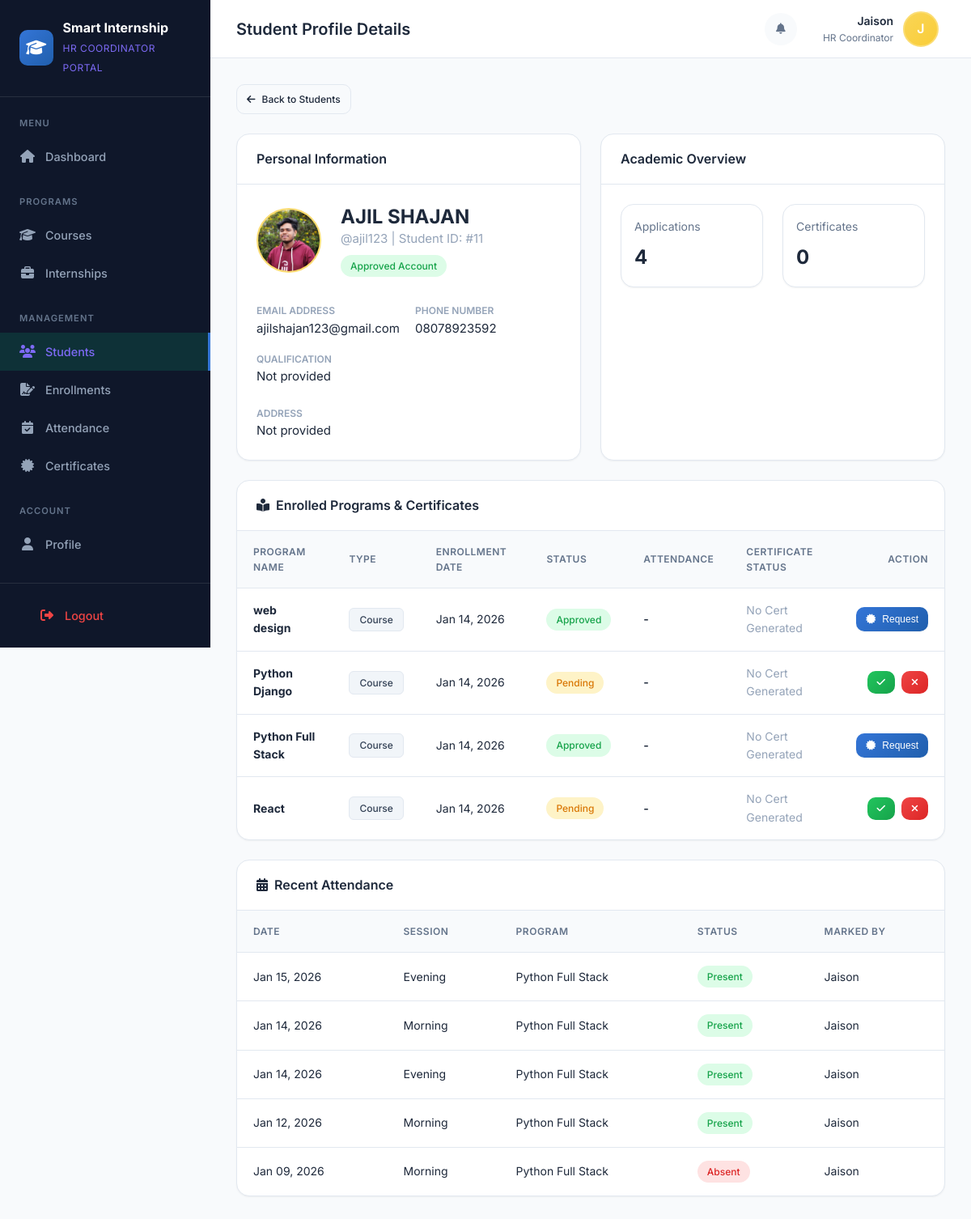
The app's page /coordinator/students/11/ (signed in), older data.
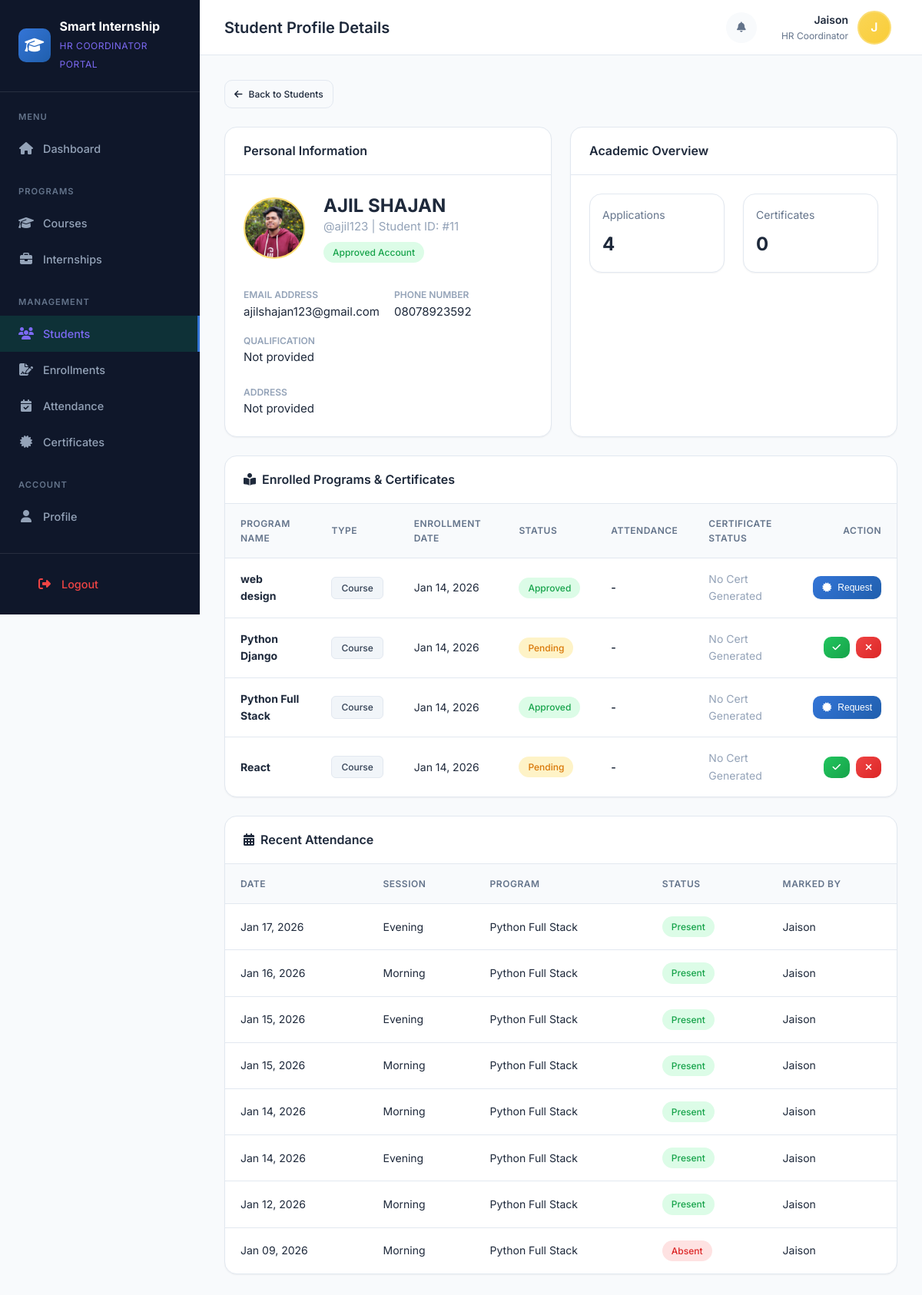
The same page, newer data.
### applications/models.py (models this page shows, shortened)
class Application(models.Model):
    STATUS_CHOICES = [
        ('PENDING', 'Pending'),
        ('APPROVED', 'Approved'),
        ('REJECTED', 'Rejected'),
        ('WITHDRAWN', 'Withdrawn'),
    ]
    student = models.ForeignKey(
        settings.AUTH_USER_MODEL,
        on_delete=models.CASCADE,
        limit_choices_to={'role': 'STUDENT'},
        related_name='applications'
    )
    course = models.ForeignKey(Course, null=True, blank=True, on_delete=models.CASCADE)
    internship = models.ForeignKey(Internship, null=True, blank=True, on_delete=models.CASCADE)
    status = models.CharField(max_length=20, choices=STATUS_CHOICES, default='PENDING')
    applied_at = models.DateTimeField(auto_now_add=True)
    reviewed_at = models.DateTimeField(blank=True, null=True)
    reviewed_by = models.ForeignKey(
        settings.AUTH_USER_MODEL,
        on_delete=models.SET_NULL,
        null=True,
        blank=True,
        related_name='reviewed_applications'
    )
    notes = models.TextField(blank=True, null=True, help_text="Notes from reviewer")
    student_remarks = models.TextField(blank=True, null=True, help_text="Remarks from student")
    class Meta:
        verbose_name = 'Application'
        verbose_name_plural = 'Applications'
        ordering = ['-applied_at']
    @property
    def program_name(self):
        if self.course:
            return self.course.name
        elif self.internship:
            return self.internship.title
        return 'N/A'
    @property
    def program_type(self):
        if self.course:
            return 'Course'
        elif self.internship:
            return 'Internship'
        return 'N/A'

### courses/models.py (models this page shows, shortened)
class Course(models.Model):
    name = models.CharField(max_length=200)
    description = models.TextField(blank=True, null=True)
    institution = models.ForeignKey(Institution, on_delete=models.CASCADE)
    coordinator = models.ForeignKey(
        settings.AUTH_USER_MODEL,
        on_delete=models.SET_NULL,
        null=True,
        blank=True,
        limit_choices_to={'role': 'COORDINATOR'},
        related_name='coordinated_courses'
    )
    CATEGORY_CHOICES = (
        ('WEB', 'Web Development'),
        ('PYTHON', 'Python Programming'),
        ('DATA', 'Data Science'),
        ('AI', 'Artificial Intelligence'),
        ('APP', 'App Development'),
        ('CYBER', 'Cyber Security'),
        ('DESIGN', 'UI/UX Design'),
        ('OTHER', 'Other'),
    )
    category = models.CharField(max_length=20, choices=CATEGORY_CHOICES, default='OTHER')
    duration_days = models.IntegerField(default=30, help_text="Duration in days")
    max_students = models.IntegerField(default=50)
    start_date = models.DateField(blank=True, null=True)
    end_date = models.DateField(blank=True, null=True)
    eligibility = models.TextField(blank=True, null=True, help_text="Eligibility criteria")
    is_active = models.BooleanField(default=True)
    created_at = models.DateTimeField(auto_now_add=True)
    updated_at = models.DateTimeField(auto_now=True)
    class Meta:
        verbose_name = 'Course'
        verbose_name_plural = 'Courses'
        ordering = ['-created_at']

### attendance/models.py (models this page shows, shortened)
class Attendance(models.Model):
    STATUS_CHOICES = [
        ('PRESENT', 'Present'),
        ('ABSENT', 'Absent'),
        ('LATE', 'Late'),
        ('EXCUSED', 'Excused'),
    ]
    SESSION_CHOICES = [
        ('MORNING', 'Morning'),
        ('EVENING', 'Evening'),
    ]
    application = models.ForeignKey(
        Application,
        on_delete=models.CASCADE,
        related_name='attendance_records'
    )
    date = models.DateField()
    session = models.CharField(
        max_length=10,
        choices=SESSION_CHOICES,
        default='MORNING',
        help_text='Session: MORNING or EVENING'
    )
    status = models.CharField(max_length=20, choices=STATUS_CHOICES, default='PRESENT')
    marked_by = models.ForeignKey(
        settings.AUTH_USER_MODEL,
        on_delete=models.SET_NULL,
        null=True,
        blank=True,
        related_name='marked_attendance'
    )
    marked_at = models.DateTimeField(auto_now_add=True)
    remarks = models.TextField(blank=True, null=True)
    check_in_time = models.TimeField(blank=True, null=True)
    check_out_time = models.TimeField(blank=True, null=True)
    created_at = models.DateTimeField(auto_now_add=True)
    updated_at = models.DateTimeField(auto_now=True)
    class Meta:
        verbose_name = 'Attendance'
        verbose_name_plural = 'Attendance Records'
        ordering = ['-date', '-session']
        unique_together = ['application', 'date', 'session']

### accounts/models.py (models this page shows, shortened)
class User(AbstractUser):
    ROLE_CHOICES = (
        ('ADMIN', 'Admin'),
        ('COORDINATOR', 'HR Coordinator'),
        ('STUDENT', 'Student'),
    )
    APPROVAL_STATUS_CHOICES = (
        ('PENDING', 'Pending Approval'),
        ('APPROVED', 'Approved'),
        ('REJECTED', 'Rejected'),
    )
    role = models.CharField(max_length=20, choices=ROLE_CHOICES, default='STUDENT')
    phone = models.CharField(max_length=15, blank=True, null=True)
    address = models.TextField(blank=True, null=True)
    profile_picture = models.ImageField(upload_to='profiles/', blank=True, null=True)
    institution = models.ForeignKey(
        'institutions.Institution',
        on_delete=models.SET_NULL,
        null=True,
        blank=True,
        related_name='users'
    )
    qualification = models.CharField(max_length=255, blank=True, null=True, help_text="Student's highest qualification")
    is_active = models.BooleanField(default=True)
    approval_status = models.CharField(
        max_length=20,
        choices=APPROVAL_STATUS_CHOICES,
        default='APPROVED',  # Default to APPROVED for admin/coordinator, will be PENDING for students
        help_text='Approval status for student registrations'
    )
    approved_by = models.ForeignKey(
        'self',
        on_delete=models.SET_NULL,
        null=True,
        blank=True,
        related_name='approved_students',
        help_text='Coordinator or Admin who approved/rejected this user'
    )
    approval_date = models.DateTimeField(null=True, blank=True)
    rejection_reason = models.TextField(blank=True, null=True, help_text='Reason for rejection if rejected')
    created_at = models.DateTimeField(auto_now_add=True)
    updated_at = models.DateTimeField(auto_now=True)
    class Meta:
        verbose_name = 'User'
        verbose_name_plural = 'Users'

### accounts/coordinator_views.py (the view)
# urls.py: path('students/<int:student_id>/', coordinator_views.student_detail, name='student_detail'),
@coordinator_required
def student_detail(request, student_id):
    coordinator = request.user
    student = get_object_or_404(User, id=student_id, role='STUDENT')
    has_access = Application.objects.filter(
        Q(student=student),
        Q(course__coordinator=coordinator) | Q(internship__coordinator=coordinator)
    ).exists()
    if not has_access:
        messages.error(request, 'You do not have permission to view this student.')
        return redirect('coordinator:students')
    applications = Application.objects.filter(student=student).select_related('course', 'internship')
    attendance = Attendance.objects.filter(application__student=student).order_by('-date')[:10]
    certificates = Certificate.objects.filter(application__student=student)
    context = {
        'student': student,
        'applications': applications,
        'attendance': attendance,
        'certificates': certificates,
    }
    return render(request, 'coordinator/student_detail.html', context)

### templates/coordinator/student_detail.html (shortened to what the changed rows need)
{% extends 'coordinator/base.html' %}
{% block page_title %}Student Profile Details{% endblock %}
{% block content %}
<div class="grid-2">
    <div class="card">
        <div class="card-body">
            <div style="display: flex; align-items: center; gap: var(--space-6); margin-bottom: var(--space-8);">
                <div>
                    <h2 style="font-size: 1.5rem; font-weight: 700;">{{ student.get_full_name|default:student.username }}</h2>
                </div>
            </div>
        </div>
    </div>
</div>
<div class="card mt-6">
    <div class="card-body" style="padding: 0;">
        <div class="table-container">
            <table class="data-table">
                <thead>
                    <tr>
                        <th>Program Name</th>
                        <th>Type</th>
                        <th>Enrollment Date</th>
                        <th>Status</th>
                        <th>Attendance</th>
                        <th>Certificate Status</th>
                        <th style="text-align: right;">Action</th>
                    </tr>
                </thead>
                <tbody>
                    {% for app in applications %}
                    <tr>
                        <td><strong>{{ app.program_name }}</strong></td>
                        <td><span class="tag">{{ app.program_type }}</span></td>
                        <td>{{ app.applied_at|date:"M d, Y" }}</td>
                        <td>
                            <span class="badge
                                {% if app.status == 'APPROVED' %}badge-success
                                {% elif app.status == 'PENDING' %}badge-warning
                                {% else %}badge-error{% endif %}">
                                {{ app.get_status_display }}
                            </span>
                        </td>
                        <td>
                            <div style="font-weight: 600;">-</div>
                        </td>
                        <td>
                            {% if app.certificate %}
                                <span class="badge
                                    {% if app.certificate.status == 'ISSUED' %}badge-success
                                    {% elif app.certificate.status == 'APPROVED' %}badge-info
                                    {% else %}badge-warning{% endif %}">
                                    {{ app.certificate.get_status_display }}
                                </span>
                            {% else %}
                                <span class="text-muted">No Cert Generated</span>
                            {% endif %}
                        </td>
                        <td style="text-align: right;">
                            {% if app.status == 'PENDING' %}
                                <div style="display: flex; gap: var(--space-2); justify-content: flex-end;">
                                    <form method="post" action="{% url 'coordinator:approve_application' app.id %}" style="margin: 0;">
                                        <button type="submit" class="btn btn-success btn-sm" title="Approve Enrollment">
                                            <i class="fas fa-check"></i>
                                        </button>
                                    </form>
                                    <form method="post" action="{% url 'coordinator:reject_application' app.id %}" style="margin: 0;">
                                        <button type="submit" class="btn btn-danger btn-sm" title="Reject Enrollment">
                                            <i class="fas fa-times"></i>
                                        </button>
                                    </form>
                                </div>
                            {% elif app.status == 'APPROVED' and not app.certificate %}
                                <form method="post" action="{% url 'coordinator:request_certificate' app.id %}" style="margin: 0;">
                                    <button type="submit" class="btn btn-primary btn-sm" title="Request Certificate">
                                        <i class="fas fa-certificate"></i> Request
                                    </button>
                                </form>
                            {% else %}
                                <span class="text-muted" style="font-size: 0.75rem;">-</span>
                            {% endif %}
                        </td>
                    </tr>
                    {% empty %}
                    <tr>
                        <td colspan="7" class="text-center" style="padding: var(--space-8); color: var(--text-muted);">
                            No program applications found for this student.
                        </td>
                    </tr>
                    {% endfor %}
                </tbody>
            </table>
        </div>
    </div>
</div>
<div class="card mt-6">
    <div class="card-body" style="padding: 0;">
        <div class="table-container">
            <table class="data-table">
                <thead>
                    <tr>
                        <th>Date</th>
                        <th>Session</th>
                        <th>Program</th>
                        <th>Status</th>
                        <th>Marked By</th>
                    </tr>
                </thead>
                <tbody>
                    {% for record in attendance %}
                    <tr>
                        <td>{{ record.date|date:"M d, Y" }}</td>
                        <td>{{ record.get_session_display }}</td>
                        <td>{{ record.application.program_name }}</td>
                        <td>
                            <span class="badge
                                {% if record.status == 'PRESENT' %}badge-success
                                {% elif record.status == 'ABSENT' %}badge-error
                                {% elif record.status == 'LATE' %}badge-warning
                                {% else %}badge-neutral{% endif %}">
                                {{ record.get_status_display }}
                            </span>
                        </td>
                        <td>{{ record.marked_by.username|default:"System" }}</td>
                    </tr>
                    {% empty %}
                    <tr>
                        <td colspan="5" class="text-center" style="padding: var(--space-8); color: var(--text-muted);">
                            No attendance records found.
                        </td>
                    </tr>
                    {% endfor %}
                </tbody>
            </table>
        </div>
    </div>
</div>
{% endblock %}

Row changes from the older to the newer data that the page shows:
added Attendance: date "Jan 17, 2026", session "Evening", application.program_name "Python Full Stack", status "Present", marked_by.username "Jaison"
added Attendance: date "Jan 16, 2026", session "Morning", application.program_name "Python Full Stack", status "Present", marked_by.username "Jaison"
added Attendance: date "Jan 15, 2026", session "Morning", application.program_name "Python Full Stack", status "Present", marked_by.username "Jaison"
